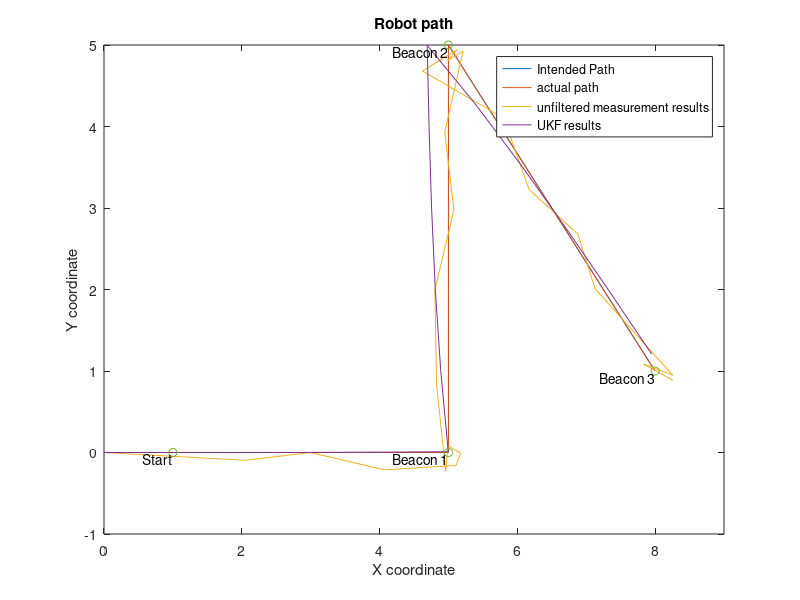
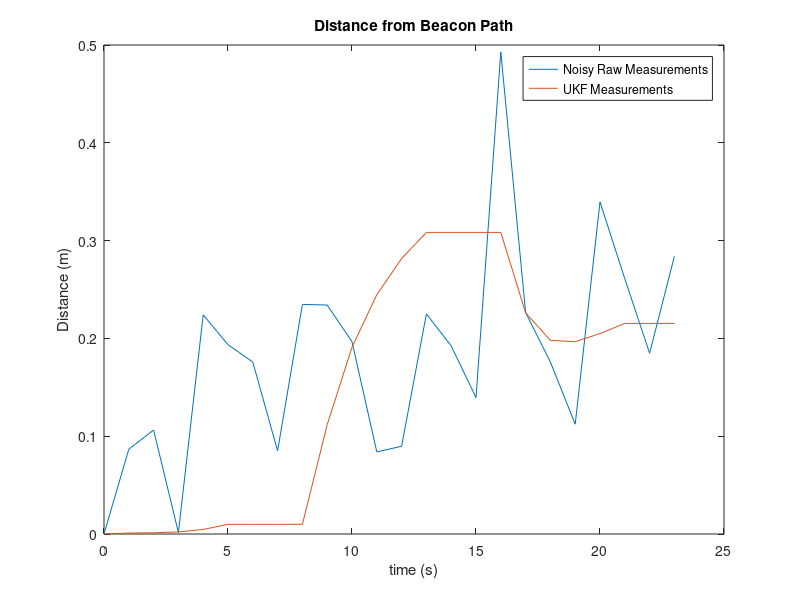

These charts were generated, in order, by the following MATLAB code:
%%Other Estimation Method assignment
% We chose UKF (Unscented Kalman Filter)
clear all

%% System Simulation Assignment
b = .2; % Axle width (distance from left wheel to right wheel)
piv1 = .05 * pi / 3;
piv2 = -1 * (piv1 + piv1 * .927/1.57);
vl = [1 1 1 1 1 -piv1 -piv1 -piv1 1 1 1 1 1 -piv2 -piv2 -piv2 1 1 1 1 1 0 0]; % Measured velocities of left wheel
vr = [1 1 1 1 1  piv1  piv1  piv1 1 1 1 1 1  piv2  piv2  piv2 1 1 1 1 1 0 0]; % Measured velocities of right wheel
L = length(vl); % Number of samples in vl, vr (Currently 23)
t = 0:1:L; % Time vector 
% Summary of desired path:
% Start at origin
%  Arrive at beacon one (5,0) at k = 5
%  Pivot towards beacon two (5,5) for 3 seconds
%  Arrive at beacon two at k = 13
%  Pivot towards beacon three (8,1) for 3 seconds 
%  Arrive at beacon three at k = 21



%% Noise and disturbances section
mu = 0; % Mean for noise (unused)
sigma_xy = .15; % Covariance for measurement noise
sigma_xyDot = .05; % Covariance for process/plant noise
sigma_phi = .02; % Covariance for meas. noise (angle)
sigma_phiDot = .001; % Cov for process/plant noise

sigma_r = .05; % covar for Beacon distance meas.
sigma_th = .01; % covar for beacon angle meas.
sigma_phi2 = .001; % covar for vehic pose beacon meas.


% Measurement noise
x_noise = sigma_xy * randn(L+1,1); % add mu for non-zero mean
y_noise = sigma_xy * randn(L+1,1);
phi_noise = sigma_phi * randn(L+1,1);

d1_noise = sigma_r * randn(L+1,1); % noise for beacon distance 1
d2_noise = sigma_r * randn(L+1,1);
d3_noise = sigma_r * randn(L+1,1);
th1_noise = sigma_th * randn(L+1,1);
th2_noise = sigma_th * randn(L+1,1);
th3_noise = sigma_th * randn(L+1,1);
phi_noise2 = sigma_phi2 * randn(L+1,1);

% Process noise
xDot_noise = sigma_xyDot * randn(L+1,1);
yDot_noise = sigma_xyDot * randn(L+1,1);
phiDot_noise = sigma_phiDot * rand(L+1,1);
xDot_noise = zeros(L+1,1); %testing
yDot_noise = zeros(L+1,1);
phiDot_noise = zeros(L+1,1);


% Left disturbances
dist_l = zeros(L+1, 1);
%dist_l(5:6) = .2;

% Right disturbances
dist_r = zeros(L+1,1);
% dist_r(17:20) = .15;

%% System initialization section
% Initial Parameters
Q = diag([sigma_xyDot sigma_xyDot sigma_phiDot]); % Covariance matrix for plant noise (?)
%R = diag([sigma_xy sigma_xy sigma_phi]); % Covariance matrix for measurement noise (?)
R = diag([sigma_r sigma_th sigma_r sigma_th sigma_r sigma_th sigma_phi2]);
P0 = eye(3,3)./500; % Covariance of initial state (~0 since known exactly)
x0 = [0;0;0]; % Initial coordinates

Pk_plus = P0;
xk_plus = x0;

x_tris = zeros(1,L+1);
y_tris = zeros(1,L+1);

p1 = [5; 0]; % beacon 1 location
p2 = [5; 5]; % beacon 2 location
p3 = [8; 1]; % beacon 3 location
% p_robot = zeros(L+1,2);

% Error measurement matrices
simError = zeros(L+1,3);
estError = zeros(L+1,3);

distance = zeros(L+1,1);
delta = zeros(L+1, 1);
estDistance = zeros(L+1,1);

n = 3; % State Dimensions
m = 7; % Measurement Dimensions

e = eye(3,3);

avg = (1/(2*n)) * ones(2*n,1);

state_samples = zeros(n,2*n); % Sample distribution matrix
state_sim = zeros(n,2*n);   %This will store the simulated values state_sim = f(state_samples,u)
out_sim = zeros(m,2*n);   %This will store the simulated values out_sim = g(x_estimation_samples,u)

xDot=0;
yDot=0;
phiDot=0;

% Pos for "position", not "positive"
xpos_ =      zeros(1,L+1); % For ideal sim
xpos =       zeros(1,L+1); % After process noise and disturbances
xpos_noisy = zeros(1,L+1); % After measurement noise
ypos_ =      zeros(1,L+1); 
ypos =       zeros(1,L+1); 
ypos_noisy = zeros(1,L+1);
phipos =     zeros(1,L+1);
phipos_ =    zeros(1,L+1);
phipos_noisy = zeros(1,L+1);

outks = zeros(3, L+1)
estimate = zeros(3,L+1);

%% System simulation and measurement
for i = 1:L
    %% Ideal sim section (no noise, no disturbance):
    xDot_ = .5 * cos(phipos_(i)) * (vr(i) + vl(i)); % Incremental change in x
    xpos_(i+1) = xDot_ + xpos_(i); % iterate sim
    
    yDot_ = .5 * sin(phipos_(i))* (vr(i) + vl(i));
    ypos_(i+1) = yDot_ + ypos_(i); % iterate simulation
    
    phiDot_ = vr(i)/b - vl(i)/b;
    phipos_(i+1) = phiDot_ + phipos_(i);
    
    %% Realistic sim section:
    xDot = .5 * cos(phipos(i)) * (vr(i) + dist_r(i) + vl(i) + dist_l(i)) + xDot_noise(i); %Includes disturbance and measurement noise
    xpos(i+1) = xDot + xpos(i); % Iterate simulation
    xpos_noisy(i+1) = xpos(i+1) + x_noise(i+1); % Collect measurement (with noise)

    yDot = .5 * sin(phipos(i))* (vr(i) + dist_r(i) + vl(i) + dist_l(i)) + yDot_noise(i);
    ypos(i+1) = yDot + ypos(i);
    ypos_noisy(i+1) = ypos(i+1) + y_noise(i+1);

    phiDot = 1/b * (vr(i) + dist_r(i) - (vl(i) + dist_l(i))) + phiDot_noise(i);
    phipos(i+1) = phiDot + phipos(i) ;
    phipos_noisy(i+1) = phipos(i+1) + phi_noise(i+1);

    % outk = [xpos_noisy(i+1); ypos_noisy(i+1); phipos_noisy(i+1)];

    % Vincent's requested output version:
    outk = [  sqrt( (p1(1)-xpos(i))^2 + (p1(2)-ypos(i))^2);
            atan2( p1(2)-ypos(i), p1(1) - xpos(i));
            
            sqrt( (p2(1)-xpos(i))^2 + (p2(2)-ypos(i))^2) ;
            atan2( p2(2)-ypos(i), p2(1) - xpos(i));
            
            sqrt( (p3(1)-xpos(i))^2 + (p3(2)-ypos(i))^2);
            atan2( p3(2)-ypos(i), p3(1) - xpos(i));
            
            phipos(i)];
        
     outk = outk + [d1_noise(i+1);
                    th1_noise(i+1);
                    d2_noise(i+1);
                    th2_noise(i+1);
                    d3_noise(i+1);
                    th3_noise(i+1);
                    phi_noise2(i+1);
                    ];

    %% UKF TIME UPDATE SECTION

    %     Get standard deviation matrix
    M = chol(Pk_plus);
    %     Simulate 2n points through state transition
    for j = 1:2*n
    %     Generate samples
        if(j<=n)
            state_samples(:,j) = xk_plus + sqrt(n)*M*e(:,j);
        else
            state_samples(:,j) = xk_plus - sqrt(n)*M*e(:,j-n);
        end
    %     Evaluate Simulated values
        state_sim(:,j) = xk_plus + [cos(state_samples(3,j))*vr(i)/2 + cos(state_samples(3,j))*vl(i)/2;
                                sin(state_samples(3,j))*vr(i)/2 + sin(state_samples(3,j))*vl(i)/2;
                                vr(i)/b - vl(i)/b];
    end

    % Take average mean as predicted mean
    x_kplus1_minus = state_sim*avg;

    for j = 1:2*n
        P_kplus1_minus = zeros(3,3);

    % Take average covariance as predicted covariance
        P_kplus1_minus = P_kplus1_minus + (1/(2*n)) * (state_sim(:,j)-x_kplus1_minus) * (state_sim(:,j)-x_kplus1_minus)';
    end
    P_kplus1_minus = P_kplus1_minus + Q;


    %% UKF MEASUREMENT UPDATE section

    xk_minus = x_kplus1_minus;
    Pk_minus = P_kplus1_minus;

    % Simulate 2n points through measurement
    for j = 1:2*n
    %     Generate samples
        if(j<=n)
            state_samples(:,j) = xk_minus + sqrt(n)*M*e(:,j);
        else
            state_samples(:,j) = xk_minus - sqrt(n)*M*e(:,j-n);
        end
    %     Evaluate Simulated output values (This is where Beacon measurements
    %     go)
         %out_sim(:,j) = state_samples(:,j);        % Just pass location

          % Get output from simulated beacon measurements
        out_sim(:,j) = [sqrt( (p1(1)-state_samples(1,j))^2 + (p1(2)-state_samples(2,j))^2);
                        atan2( p1(2)-state_samples(2,j), p1(1) - state_samples(1,j));
                        sqrt( (p2(1)-state_samples(1,j))^2 + (p2(2)-state_samples(2,j))^2) ;
                        atan2( p2(2)-state_samples(2,j), p2(1) - state_samples(1,j));
                        sqrt( (p3(1)-state_samples(1,j))^2 + (p3(2)-state_samples(2,j))^2);
                        atan2( p3(2)-state_samples(2,j), p3(1) - state_samples(1,j));
                        state_samples(3,j) ];
    end
    out_est = out_sim * avg;
    
    for j = 1:2*n
        P_xy = zeros(n,m);
        P_y = zeros(m,m);

        % Take average covariance as predicted covariance
        P_xy = P_xy + (1/(2*n)) * (state_samples(:,j)-xk_minus) * (out_sim(:,j)-out_est)';
        P_y = P_y + (1/(2*n)) * (out_sim(:,j)-out_est) * (out_sim(:,j)-out_est)';
    end
    P_y = P_y + R;

    % Calculate Kalman Gain
    K = P_xy / P_y;

    xk_plus = xk_minus + K*(outk - out_est);
    Pk_plus = Pk_minus - K*P_xy';
   
    %% Observation section
    estimate(:,i+1) = xk_plus;
    % Distance with noisy simulated measurements
    d_1 = norm([xpos_noisy(i+1);ypos_noisy(i+1)]-p1); % Distance to beacon 1
    d_2 = norm([xpos_noisy(i+1);ypos_noisy(i+1)]-p2); % Distance to beacon 2
    d_3 = norm([xpos_noisy(i+1);ypos_noisy(i+1)]-p3); % Distance to beacon 3
    simError(i+1, :) = [d_1, d_2, d_3];
        
    % Estimate error from actual simulated path (with noise)
    distance(i+1) = norm([xpos_noisy(i+1);ypos_noisy(i+1)]-[xpos(i+1);ypos(i+1)]); % raw measurement error to actual simulated path (with process noise and disturbances)
    %delta(i+1) = norm([outk(1); outk(2)] - [xpos(i+1); ypos(i+1)]); % Magnitude of measurement noise in x and y
    estDistance(i+1) = norm([xk_plus(1);xk_plus(2)]-[xpos(i+1);ypos(i+1)]); % Filter-estimated distance 

end

%% Plotting section
beacons = [ 1 0;
            5 0;
            5 5;
            8 1];
figure(1)
plot(xpos_, ypos_); % Intended path (no process or measurement noise)
hold on
plot(xpos, ypos); % Actual path (no measurement noise)
plot(xpos_noisy, ypos_noisy) % Measured state (includes measurement and process noise)
plot(estimate(1,:),estimate(2,:)); % UKF results
plot(beacons(:,1),beacons(:,2), 'o')

title("Robot path")
xlabel('X coordinate')
xlim([0 9])
ylabel('Y coordinate')
legend('Intended Path', 'actual path', 'unfiltered measurement results', 'UKF results')
labels = {'Start','Beacon 1', 'Beacon 2', 'Beacon 3'};
text(beacons(:,1),beacons(:,2),labels,'VerticalAlignment','top','HorizontalAlignment','right')

figure(2)
plot(t,distance)
hold on
plot(t,estDistance)
title("Distance from Beacon Path")
xlabel('time (s)')
ylabel('Distance (m)')
legend('Noisy Raw Measurements', 'UKF Measurements')

